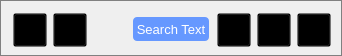
     <widget class="QFrame" name="tControlBar">
      <property name="geometry">
       <rect>
        <x>167</x>
        <y>594</y>
        <width>342</width>
        <height>56</height>
       </rect>
      </property>
      <property name="sizePolicy">
       <sizepolicy hsizetype="Fixed" vsizetype="Fixed">
        <horstretch>0</horstretch>
        <verstretch>0</verstretch>
       </sizepolicy>
      </property>
      <property name="styleSheet">
       <string notr="true">QFrame {
	border: 1px solid gray;
}

QToolButton {
    background: transparent;
     min-width: 32px;
	 min-height: 32px;
     max-width: 32px;
	 max-height: 32px;
}
</string>
      </property>
      <property name="frameShape">
       <enum>QFrame::StyledPanel</enum>
      </property>
      <property name="frameShadow">
       <enum>QFrame::Sunken</enum>
      </property>
      <widget class="QToolButton" name="tBeginBtn">
       <property name="geometry">
        <rect>
         <x>13</x>
         <y>13</y>
         <width>34</width>
         <height>34</height>
        </rect>
       </property>
       <property name="font">
        <font>
         <pointsize>28</pointsize>
        </font>
       </property>
       <property name="toolTip">
        <string>go to first text</string>
       </property>
       <property name="autoFillBackground">
        <bool>false</bool>
       </property>
       <property name="text">
        <string/>
       </property>
      </widget>
      <widget class="QToolButton" name="tPrevBtn">
       <property name="geometry">
        <rect>
         <x>53</x>
         <y>13</y>
         <width>34</width>
         <height>34</height>
        </rect>
       </property>
       <property name="toolTip">
        <string>go to previous text</string>
       </property>
       <property name="text">
        <string/>
       </property>
      </widget>
      <widget class="QToolButton" name="tRtnBtn">
       <property name="geometry">
        <rect>
         <x>93</x>
         <y>13</y>
         <width>34</width>
         <height>34</height>
        </rect>
       </property>
       <property name="toolTip">
        <string>go back</string>
       </property>
       <property name="styleSheet">
        <string notr="true"/>
       </property>
       <property name="text">
        <string/>
       </property>
       <property name="autoRaise">
        <bool>true</bool>
       </property>
      </widget>
      <widget class="QPushButton" name="tAdvancedSearch">
       <property name="geometry">
        <rect>
         <x>133</x>
         <y>17</y>
         <width>76</width>
         <height>24</height>
        </rect>
       </property>
       <property name="font">
        <font>
         <pointsize>10</pointsize>
         <weight>50</weight>
         <italic>false</italic>
         <bold>false</bold>
        </font>
       </property>
       <property name="toolTip">
        <string>advanced search</string>
       </property>
       <property name="styleSheet">
        <string notr="true">QPushButton {
	background: #6698FF;
	color: white;    
	border: 0px solid black;
	border-radius: 4px;
    	padding: 0 0 0 0;
    	margin: 0 0 0 0;
}

QPushButton:pressed {
	background: #1E90FF;
	border: 2px outset #1E90FF;
}</string>
       </property>
       <property name="text">
        <string>Search Text</string>
       </property>
      </widget>
      <widget class="QToolButton" name="tNextBtn">
       <property name="geometry">
        <rect>
         <x>257</x>
         <y>13</y>
         <width>34</width>
         <height>34</height>
        </rect>
       </property>
       <property name="toolTip">
        <string>go to next text</string>
       </property>
       <property name="text">
        <string/>
       </property>
       <property name="popupMode">
        <enum>QToolButton::DelayedPopup</enum>
       </property>
       <property name="arrowType">
        <enum>Qt::NoArrow</enum>
       </property>
      </widget>
      <widget class="QToolButton" name="tEndBtn">
       <property name="geometry">
        <rect>
         <x>297</x>
         <y>13</y>
         <width>34</width>
         <height>34</height>
        </rect>
       </property>
       <property name="toolTip">
        <string>go to last text</string>
       </property>
       <property name="text">
        <string/>
       </property>
      </widget>
      <widget class="QToolButton" name="tFwdBtn">
       <property name="geometry">
        <rect>
         <x>217</x>
         <y>13</y>
         <width>34</width>
         <height>34</height>
        </rect>
       </property>
       <property name="minimumSize">
        <size>
         <width>34</width>
         <height>34</height>
        </size>
       </property>
       <property name="maximumSize">
        <size>
         <width>34</width>
         <height>34</height>
        </size>
       </property>
       <property name="toolTip">
        <string>go forward</string>
       </property>
       <property name="text">
        <string/>
       </property>
      </widget>
     </widget>
